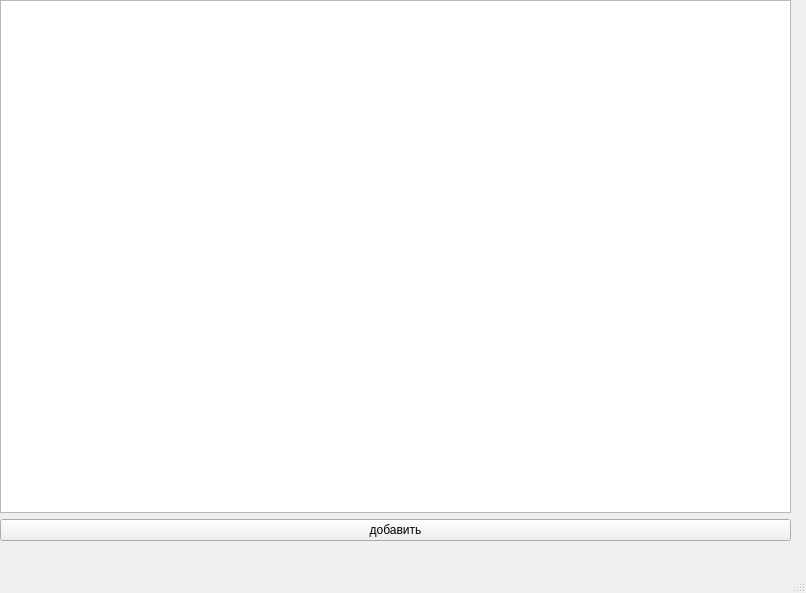
<?xml version="1.0" encoding="UTF-8"?>
<ui version="4.0">
 <class>MainWindow</class>
 <widget class="QMainWindow" name="MainWindow">
  <property name="geometry">
   <rect>
    <x>0</x>
    <y>0</y>
    <width>806</width>
    <height>593</height>
   </rect>
  </property>
  <property name="windowTitle">
   <string>MainWindow</string>
  </property>
  <widget class="QWidget" name="centralwidget">
   <widget class="QWidget" name="verticalLayoutWidget">
    <property name="geometry">
     <rect>
      <x>0</x>
      <y>0</y>
      <width>791</width>
      <height>541</height>
     </rect>
    </property>
    <layout class="QVBoxLayout" name="verticalLayout">
     <item>
      <widget class="QTableView" name="tableView"/>
     </item>
     <item>
      <widget class="QPushButton" name="pushButton">
       <property name="text">
        <string>добавить</string>
       </property>
      </widget>
     </item>
    </layout>
   </widget>
  </widget>
  <widget class="QMenuBar" name="menubar">
   <property name="geometry">
    <rect>
     <x>0</x>
     <y>0</y>
     <width>806</width>
     <height>26</height>
    </rect>
   </property>
  </widget>
  <widget class="QStatusBar" name="statusbar"/>
 </widget>
 <resources/>
 <connections/>
</ui>
